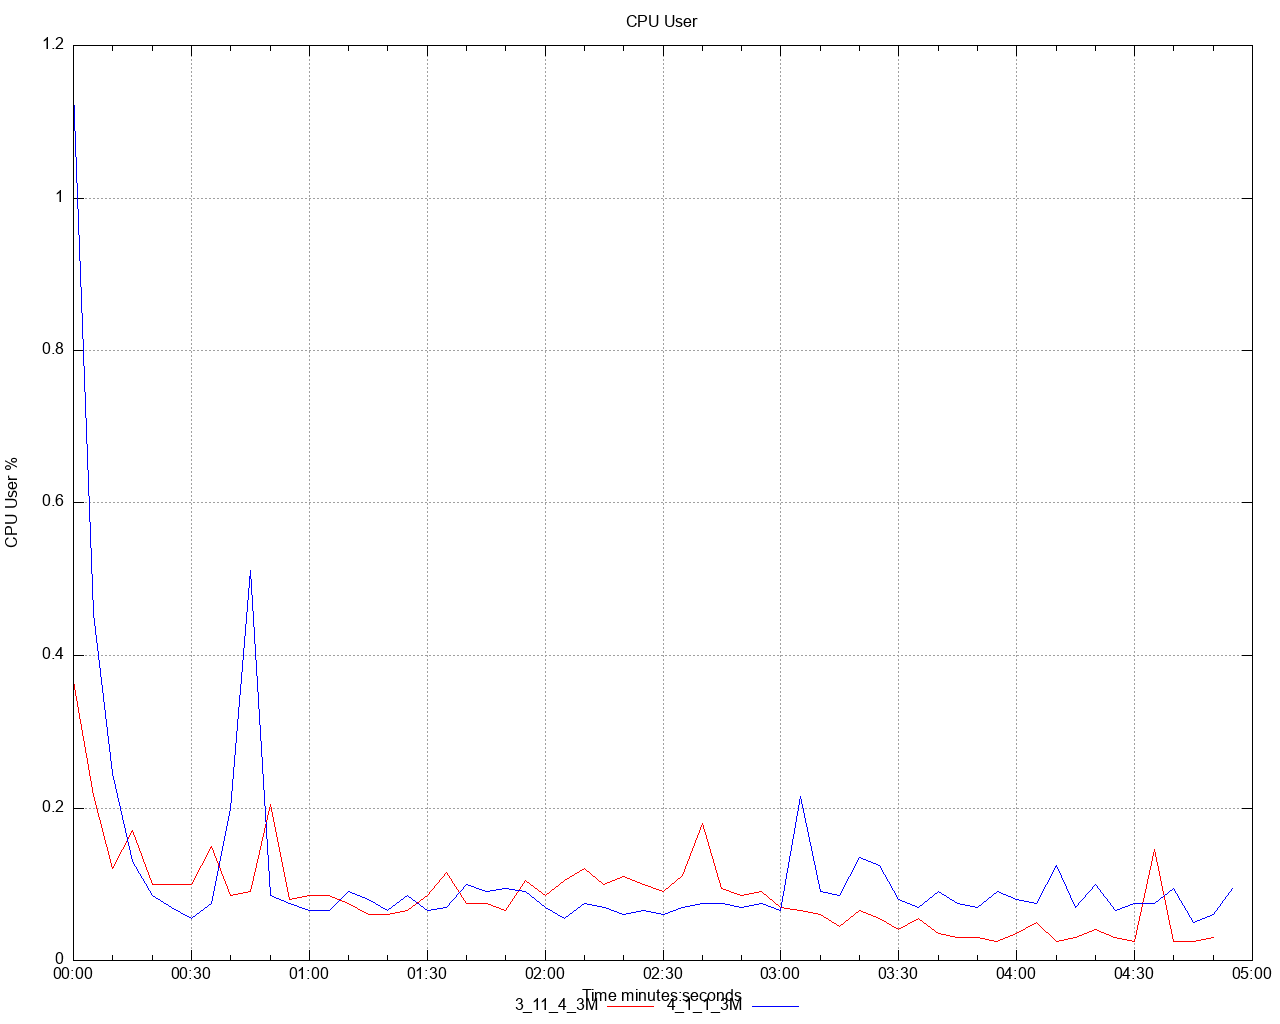

Here is the gnuplot script that generated this plot:
set title 'CPU User' noenhanced
set style data lines
set datafile separator ","
set terminal png size 1280,1024
set grid
set key below
set xdata time
set timefmt "%s"
offset = 0
t0(x)=(offset=($0==0) ? x : offset, x - offset)
set xlabel 'Time minutes:seconds'
set ylabel 'CPU User %'
set output '/Users/ahmet.mircik/simulator/tests/report_share/dstat/cpu_user_A2.png'
plot \
   '/Users/ahmet.mircik/simulator/tests/report_share/data/cpu_user_A2_1.data' using (t0(timecolumn(1))):2 title "3_11_4_3M" noenhanced lt rgb "red", \
   '/Users/ahmet.mircik/simulator/tests/report_share/data/cpu_user_A2_2.data' using (t0(timecolumn(1))):2 title "4_1_1_3M_fixed_io" noenhanced lt rgb "blue", \
